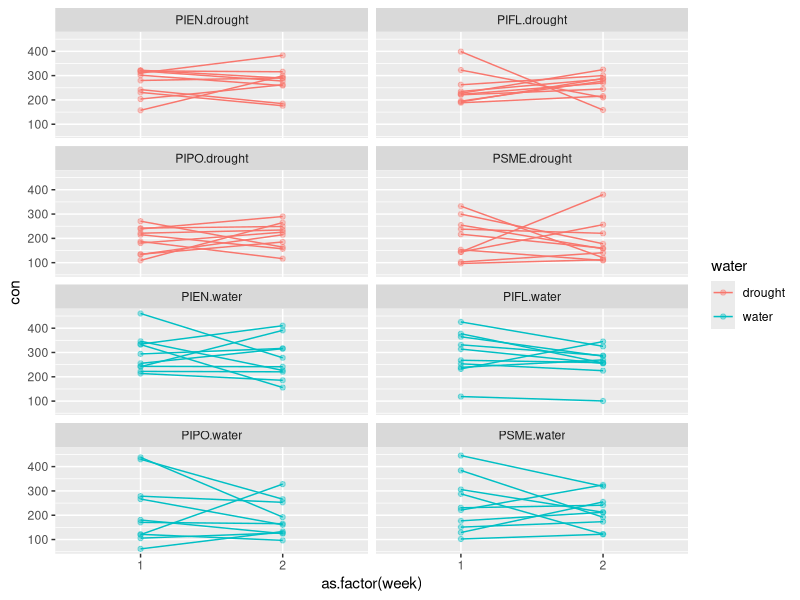
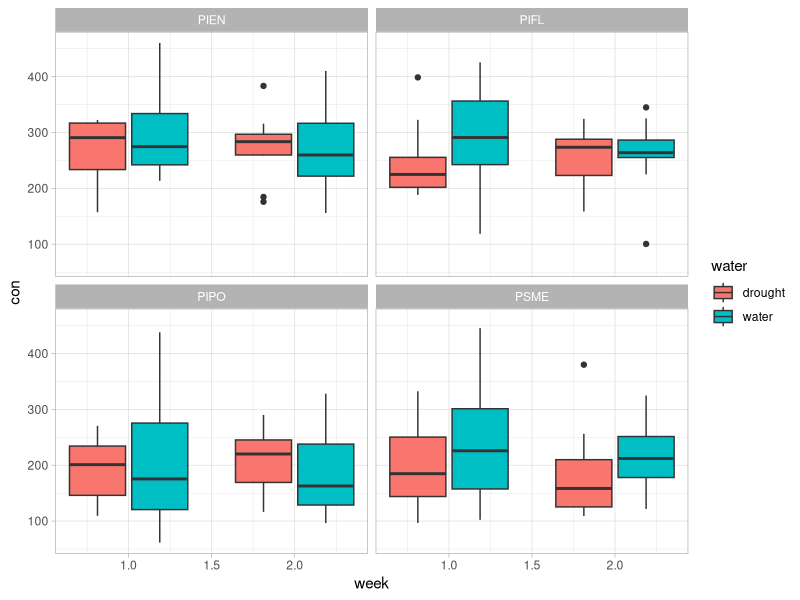
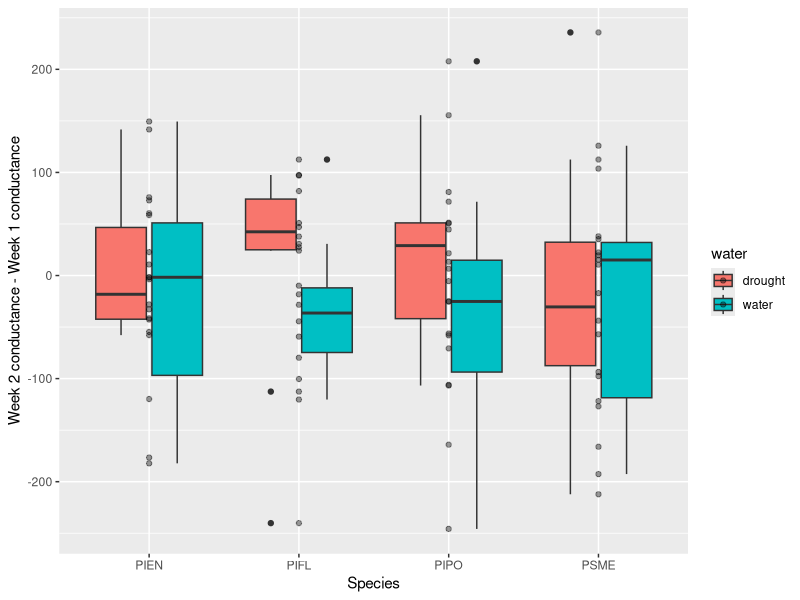

Reproduce these figures in R, in order. (Note: this script raises an error after producing the figures.)
# Old: don't use




library(tidyverse)

water <- read_csv("data/Experiment/Raw/Watered_Plants.csv")$TreeID















#################
pipo_072125 <- read_csv("data/Experiment/Raw/PIPO_Physiology_07212025.csv") %>% 
  transmute(tree = TreeID, con = Conductance_mmol_m2s, week = 1
            # , fl = Fv_Fm_light/1000
            )
pipo_072825 <- read_csv("data/Experiment/Raw/PIPO_Physiology_07282025.csv") %>% 
  transmute(tree = TreeID, con = Conductance_mmol_m2s, week = 2)
psme_072125 <- read_csv("data/Experiment/Raw/PSME_Physiology_07212025.csv") %>% 
  transmute(tree = TreeID, con = Conductance_mmol_m2s, week = 1
            # , fl = Fv_Fm_light/1000
            )
psme_072825 <- read_csv("data/Experiment/Raw/PSME_Physiology_07282025.csv") %>% 
  transmute(tree = TreeID, con = Conductance_mmol_m2s, week = 2)
pifl_072225 <- read_csv("data/Experiment/Raw/PIFL_Physiology_07222025.csv") %>% 
  transmute(tree = TreeID, con = Conductance_mmol_m2s, week = 1)
pifl_072925 <- read_csv("data/Experiment/Raw/PIFL_Physiology_07292025.csv") %>% 
  transmute(tree = TreeID, con = Conductance_mmol_m2s, week = 2)
pien_072225 <- read_csv("data/Experiment/Raw/PIEN_Physiology_07222025.csv") %>% 
  transmute(tree = TreeID, con = Conductance_mmol_m2s, week = 1)
pien_072925 <- read_csv("data/Experiment/Raw/PIEN_Physiology_07292025.csv") %>% 
  transmute(tree = TreeID, con = Conductance_mmol_m2s, week = 2)


phys <- rbind(pipo_072125, pipo_072825, psme_072125, psme_072825,
              pifl_072225, pifl_072925, pien_072225, pien_072925) %>% 
  mutate(spp = str_sub(tree, 1, 4),
         id = str_sub(tree, 5, 6)) %>% 
  mutate(temp = case_when(id <= 30 ~ "ambient",
                          .default = "heatwave"),
         water = case_when(tree %in% water ~ "water",
                           .default = "drought"))

phys_wide <- phys %>% 
  pivot_wider(names_from = week, values_from = con) %>% 
  mutate(con_1 = `1`, con_2 = `2`) %>% 
  mutate(delta_con = con_2 - con_1)

ggplot(data = phys, aes(x = as.factor(week), y = con, group = interaction(spp, water)))+
  geom_line(aes(group = tree, color = water))+
  geom_point(alpha = 0.4, aes(color = water))+
  # geom_smooth(method = "lm", aes(color = water, fill = water))+
  facet_wrap(~interaction(spp, water), nrow = 4)

ggplot(data = phys, aes(x = week, y = con, group = interaction(week, water, spp)))+
  geom_boxplot(aes(fill = water))+
  facet_wrap(~spp)+
  theme_light()

ggplot(data = phys_wide, aes(x = spp, y = delta_con, fill = water))+
  geom_boxplot()+
  geom_point(alpha = 0.4)+
  labs(x = "Species", y = "Week 2 conductance - Week 1 conductance")



TukeyHSD(aov(fl ~ spp*temp, phys))
